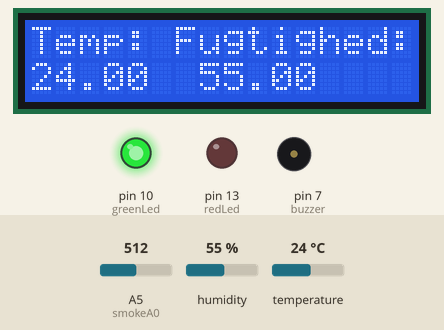
Simulated run of this sketch. Board: Arduino Uno, built with avr-gcc and run on an emulated ATmega328P. Parts: 16×2 character LCD, output pins drawn as LEDs (lit = HIGH), buzzer (waves = sounding). The inputs (shaded band) are chosen by the test bench; at power-on: A5 (smokeA0) = 512, humidity 55 %, temperature 24 °C. What the sketch prints to the serial monitor is not drawn.

Above: at 1.2 s.
1.3 s: A5 (smokeA0) set to 782
2.9 s: A5 (smokeA0) set to 811
At 3.4 s:
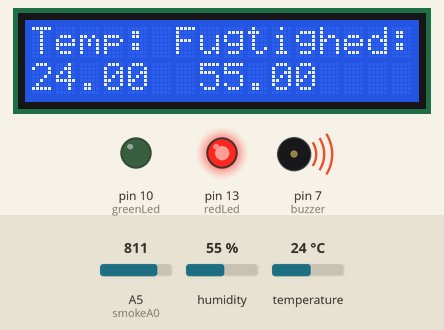
4.5 s: humidity set to 22 %
At 8.8 s:
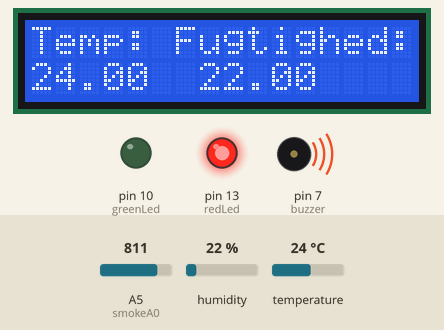
9.1 s: temperature set to 12 °C
At 13.4 s:
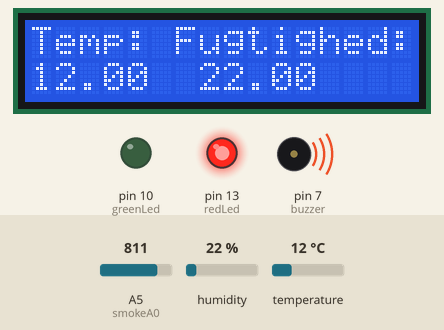
13.7 s: humidity set to 40 %
At 18.0 s:
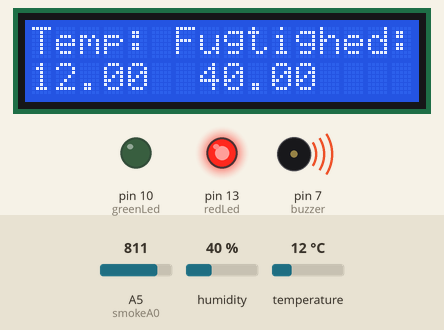
18.4 s: temperature set to 19 °C
At 22.5 s:
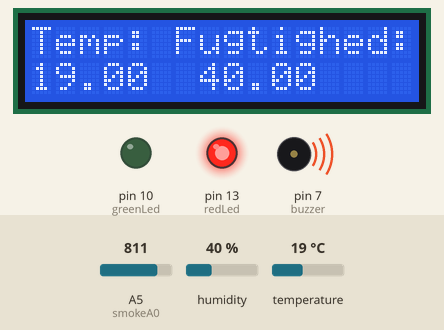
Timing chart, 0 to 24.0 s (numbered marks = the images above; inputs shaded):
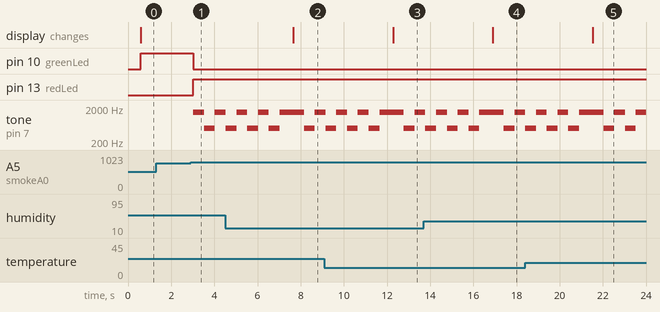

Measured:
- the behaviour switches between 800 and 801 on A5 (smokeA0) (found by bisection; images 0 and 1)
- after the input at 1.3 s, every drawn part: stays the same
- after the input at 2.9 s, pin 10 (greenLed): HIGH → LOW after 0.13 s; pin 13 (redLed): LOW → HIGH after 0.13 s; tone on pin 7 (buzzer): silent → 1500 Hz after 0.13 s, → 500 Hz 0.50 s later, → 1500 Hz 0.50 s later
- after the input at 4.5 s, the display: changes after 3.2 s (image 2)
- after the input at 9.1 s, the display: changes after 3.2 s (image 3)
- after the input at 13.7 s, the display: changes after 3.2 s (image 4)
- after the input at 18.4 s, the display: changes after 3.1 s (image 5)

The sketch:

arduino.INO
```cpp
// include the library code:
#include <LiquidCrystal.h>
#include "DHT.h"

// set the DHT Pin
#define DHTPIN 8

// initialize the library with the numbers of the interface pins
LiquidCrystal lcd(12, 11, 5, 4, 3, 2);
#define DHTTYPE DHT11
DHT dht(DHTPIN, DHTTYPE);


int redLed = 13;
int greenLed = 10;
const int buzzer = 7;
int smokeA0 = A5;
// Your threshold value
int sensorThres = 800;


void setup() {
  // set up the LCD's number of columns and rows:
  lcd.begin(16, 2);
  dht.begin();
  Serial.begin(9600);
  // Print a message to the LCD.
  lcd.print("Temp: Fugtighed:");

  pinMode(redLed, OUTPUT);
  pinMode(greenLed, OUTPUT);
  pinMode(buzzer, OUTPUT);
  pinMode(smokeA0, INPUT);
}
int analogSensor;
float h;
float f;
void print();
void loop() {
  delay(500);
  // set the cursor to column 0, line 1
  // (note: line 1 is the second row, since counting begins with 0):
  lcd.setCursor(0, 1);
  // read humidity
  h = dht.readHumidity();
  //read temperature in Fahrenheit
  f = dht.readTemperature(false);
  //Serial.println(f);

  if (isnan(h) || isnan(f)) {
    lcd.print("ERROR");
    return;
  }

  lcd.print(f);
  lcd.setCursor(7,1);
  lcd.print(h);

 print();


analogSensor = analogRead(smokeA0);


  // Checks if it has reached the threshold value
  if (analogSensor > sensorThres)
  {
    digitalWrite(redLed, HIGH);
    digitalWrite(greenLed, LOW);
    tone(buzzer, 1500, 4000 );
    delay(500);
    tone(buzzer, 500, 5000 );
    delay(500);
    tone(buzzer, 1500, 5000 );
    delay(500);
    tone(buzzer, 500, 5000 );
    delay(500);
    tone(buzzer, 1500, 4000 );
    delay(500);
    tone(buzzer, 500, 5000 );
    delay(500);
    tone(buzzer, 1500, 5000 );
    delay(500);
    tone(buzzer, 500, 5000 );
    delay(500);
    tone(buzzer, 1500, 5000 );
  }
  else
  {
    digitalWrite(redLed, LOW);
    digitalWrite(greenLed, HIGH);
    noTone(buzzer);
  }
  delay(100);
}
void print(){
  Serial.print(f);
  Serial.print(",");
  Serial.print(h);
  Serial.print(",");
  Serial.println(analogSensor);
  Serial.print(" ");
}
```
